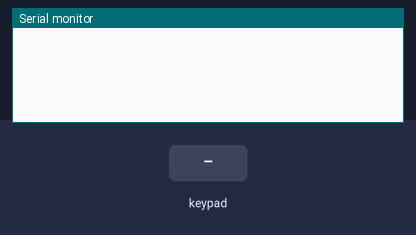
Recording of a sketch running on a simulated Arduino Uno, built with avr-gcc and run on an emulated ATmega328P. Shown: the last lines printed to the serial monitor. The inputs (shaded band) are chosen by the test bench.

Above: at 1.2 s.
1.3 s: key '#' pressed
At 2.2 s:
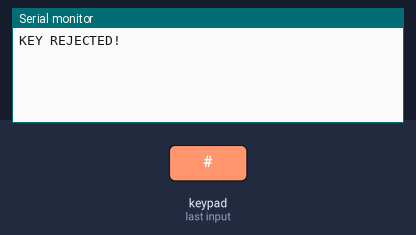
2.9 s: keypad keys 1 2 3 4 # pressed 0.4 s apart
At 5.7 s:
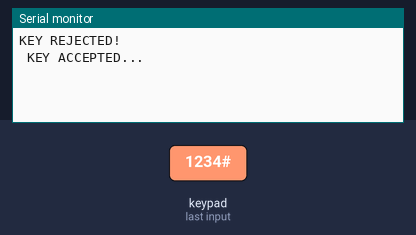

The sketch:

sketch_apr23a.ino
```cpp
#include "Keypad.h"
const byte ROWS = 4; // four rows
const byte COLS = 3; // three columns
char keys[ROWS][COLS] =
{
{'1','2','3' },
{'4','5','6' },
{'7','8','9' },
{'*','0','#' }
};
byte rowPins[ROWS] = {5, 6, 7, 8};
byte colPins[COLS] = {2, 3, 4};
Keypad keypad = Keypad( makeKeymap(keys), rowPins, colPins, ROWS, COLS );
char KEY[4] = {'1','2','3','4'}; // default secret key
char attempt[4] = {0,0,0,0};
int z=0;
void setup()
{
   Serial.begin(9600);
}
void correctKEY() // do this if the correct KEY is entered
{
   Serial.println(" KEY ACCEPTED...");
}
void incorrectKEY() // do this if an incorrect KEY is entered
{
   Serial.println("KEY REJECTED!");
}
void checkKEY()
{
   int correct=0;
   int i;
   for ( i = 0; i < 4 ; i++ )
   {
      if (attempt[i]==KEY[i])
      {
         correct++;
      }
   }
   if (correct==4)
   {
      correctKEY();
   }
   else
   {
      incorrectKEY();
   }
   for (int zz=0; zz<4; zz++) // clear previous key input
   {
      attempt[zz]=0;
   }
}
void readKeypad()
{
   char key = keypad.getKey();
   if (key != NO_KEY)
   {
      switch(key)
      {
      case '*':
         z=0;
         break;
      case '#':
         delay(100); // added debounce
        checkKEY();
         break;
      default:
         attempt[z]=key;
         z++;
      }
   }
}
void loop()
{
   readKeypad();
}
```

Measured:
- after the input at 1.3 s, the serial monitor: prints a new line after 0.10 s (image 1)
- after the input at 2.9 s, the serial monitor: prints a new line after 1.7 s (image 2)
